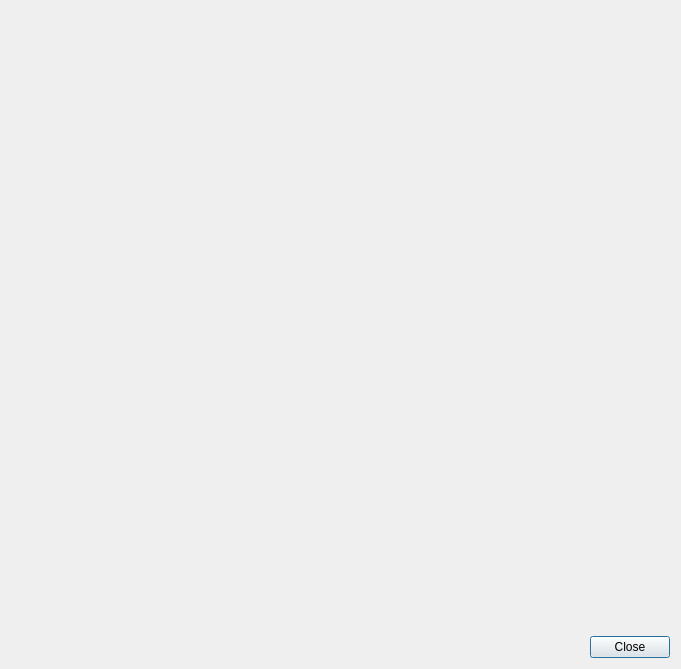
<?xml version="1.0" encoding="UTF-8"?>
<ui version="4.0">
 <class>ViewComputedCodeDialog</class>
 <widget class="QDialog" name="ViewComputedCodeDialog">
  <property name="geometry">
   <rect>
    <x>0</x>
    <y>0</y>
    <width>681</width>
    <height>669</height>
   </rect>
  </property>
  <property name="windowTitle">
   <string>Dialog</string>
  </property>
  <layout class="QGridLayout" name="gridLayout">
   <item row="0" column="0">
    <widget class="NodeCodeEditor" name="codeEdit" native="true"/>
   </item>
   <item row="1" column="0">
    <widget class="QDialogButtonBox" name="buttonBox">
     <property name="orientation">
      <enum>Qt::Horizontal</enum>
     </property>
     <property name="standardButtons">
      <set>QDialogButtonBox::Close</set>
     </property>
    </widget>
   </item>
  </layout>
 </widget>
 <customwidgets>
  <customwidget>
   <class>NodeCodeEditor</class>
   <extends>QWidget</extends>
   <header>gui/nodeEditor/nodeCodeEditor</header>
   <container>1</container>
  </customwidget>
 </customwidgets>
 <resources/>
 <connections>
  <connection>
   <sender>buttonBox</sender>
   <signal>accepted()</signal>
   <receiver>ViewComputedCodeDialog</receiver>
   <slot>accept()</slot>
   <hints>
    <hint type="sourcelabel">
     <x>248</x>
     <y>254</y>
    </hint>
    <hint type="destinationlabel">
     <x>157</x>
     <y>274</y>
    </hint>
   </hints>
  </connection>
  <connection>
   <sender>buttonBox</sender>
   <signal>rejected()</signal>
   <receiver>ViewComputedCodeDialog</receiver>
   <slot>reject()</slot>
   <hints>
    <hint type="sourcelabel">
     <x>316</x>
     <y>260</y>
    </hint>
    <hint type="destinationlabel">
     <x>286</x>
     <y>274</y>
    </hint>
   </hints>
  </connection>
 </connections>
</ui>
